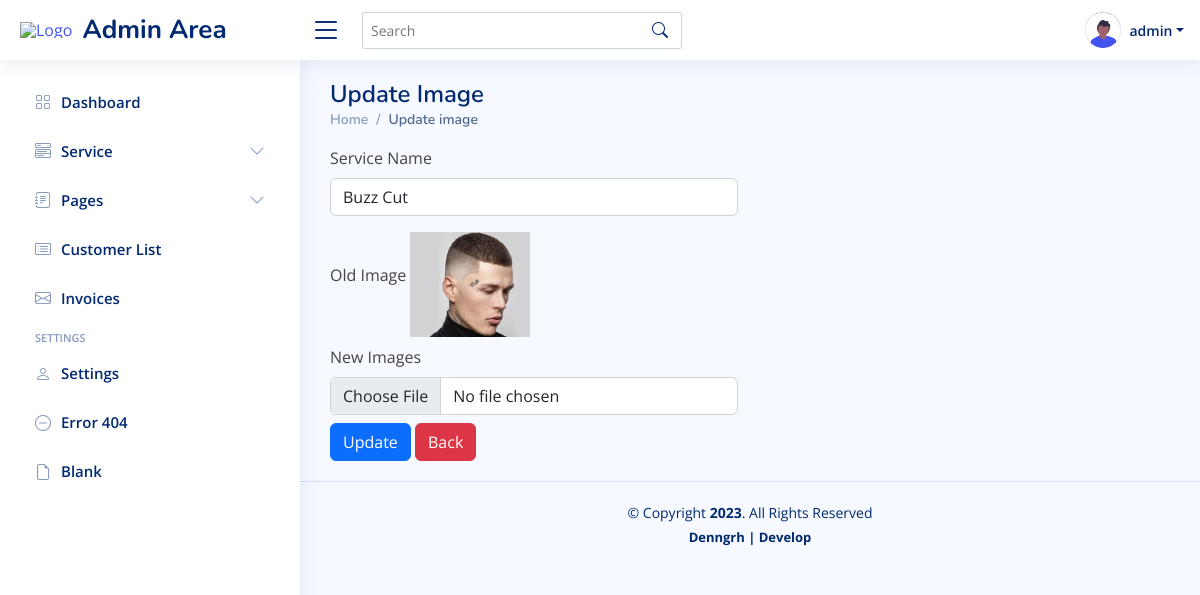
/admin/update-img.php?lid=23 (signed in), run on the app's committed database.
### tables this page shows
CREATE TABLE `tblservices` (
  `ID` int(10) NOT NULL,
  `ServiceName` varchar(200) DEFAULT NULL,
  `ServiceDescription` mediumtext DEFAULT NULL,
  `Cost` int(10) DEFAULT NULL,
  `Image` varchar(200) DEFAULT NULL,
  `CreationDate` timestamp NULL DEFAULT current_timestamp()
);

### admin/update-img.php (the view, shortened to what this page needs)
<?php
include 'inc/koneksi.php';
        if($_SESSION['status']!="login"){
            header("Location: ../login.php?info=Login Terlebih Dahulu!");
        }else{
    ?>
<!DOCTYPE html>
<html lang="en">
<head>
  <link href="assets/vendor/bootstrap/css/bootstrap.min.css" rel="stylesheet">
  <link href="assets/vendor/bootstrap-icons/bootstrap-icons.css" rel="stylesheet">
  <link href="assets/vendor/boxicons/css/boxicons.min.css" rel="stylesheet">
  <link href="assets/css/style.css" rel="stylesheet">
</head>
<body>
<header id="header" class="header fixed-top d-flex align-items-center">
    <div class="d-flex align-items-center justify-content-between">
      <a href="./index.php" class="logo d-flex align-items-center">
        <img src="../assets/img/logo.png" alt="Logo ">&nbsp;
        <span class="d-none d-lg-block">Admin Area</span>
      </a>
      <i class="bi bi-list toggle-sidebar-btn"></i>
    </div>
    <div class="search-bar">
      <form class="search-form d-flex align-items-center" method="POST" action="#">
        <input type="text" name="query" placeholder="Search" title="Enter search keyword">
        <button type="submit" title="Search"><i class="bi bi-search"></i></button>
      </form>
    </div>
    <nav class="header-nav ms-auto">
      <ul class="d-flex align-items-center">
        <li class="nav-item dropdown pe-3">
          <a class="nav-link nav-profile d-flex align-items-center pe-0" href="#" data-bs-toggle="dropdown">
            <img src="assets/img/profile.svg" alt="Profile" class="rounded-circle">
            <span class="d-none d-md-block dropdown-toggle ps-2"><?php echo $_SESSION['username']; ?></span>
          </a>
        </li>
      </ul>
    </nav>
  </header>
  <aside id="sidebar" class="sidebar">
    <ul class="sidebar-nav" id="sidebar-nav">
      <li class="nav-item">
        <a class="nav-link collapsed" href="index.php">
          <i class="bi bi-grid"></i>
          <span>Dashboard</span>
        </a>
      </li>
      <li class="nav-item">
        <a class="nav-link collapsed" data-bs-target="#service-nav" data-bs-toggle="collapse" href="#">
          <i class="bi bi-menu-button-wide"></i><span>Service</span><i class="bi bi-chevron-down ms-auto"></i>
        </a>
      </li>
 <li class="nav-item">
        <a class="nav-link collapsed" data-bs-target="#pages-nav" data-bs-toggle="collapse" href="#">
          <i class="bi bi-journal-text"></i><span>Pages</span><i class="bi bi-chevron-down ms-auto"></i>
        </a>
      </li>
       <li class="nav-item">
        <a class="nav-link collapsed" href="customer-list.php">
          <i class="bi bi-card-list"></i>
          <span>Customer List</span>
        </a>
      </li>
      <li class="nav-item">
        <a class="nav-link collapsed" href="invoices.php">
          <i class="bi bi-envelope"></i>
          <span>Invoices</span>
        </a>
      </li>
      <li class="nav-heading">Settings</li>
      <li class="nav-item">
        <a class="nav-link collapsed" href="setting.php">
          <i class="bi bi-person"></i>
          <span>Settings</span>
        </a>
      </li>
      <li class="nav-item">
        <a class="nav-link collapsed" href="404.php">
          <i class="bi bi-dash-circle"></i>
          <span>Error 404</span>
        </a>
      </li>
      <li class="nav-item">
        <a class="nav-link collapsed" href="pages-blank.php">
          <i class="bi bi-file-earmark"></i>
          <span>Blank</span>
        </a>
      </li>
    </ul>
  </aside>
    <main id="main" class="main">
    <div class="pagetitle">
      <h1>Update Image</h1>
      <nav>
        <ol class="breadcrumb">
          <li class="breadcrumb-item"><a href="index.php">Home</a></li>
          <li class="breadcrumb-item active">Update image</li>
        </ol>
      </nav>
    </div>
    <section class="section">
      <div class="row">
        <div class="col-lg-6">
                    <form method="post" enctype="multipart/form-data">
            <?php
            $cid=$_GET['lid'];
            $ret=mysqli_query($conn,"select * from  tblservices where ID='$cid'");
            while ($row=mysqli_fetch_array($ret)) {
            ?>
              <div class="form-group"> <label for="exampleInputEmail1">Service Name</label> <input type="text" class="form-control mt-2" id="sername" name="sername" placeholder="Service Name" value="<?php  echo $row['ServiceName'];?>" readonly="true"> </div>
              <div class="form-group"> <label for="exampleInputPassword1">Old Image</label>  <img src="assets/img/<?php echo $row['Image']?>" width="120" class="mt-3">
                        </div>
                        <div class="form-group mt-2"> <label for="exampleInputEmail1">New Images</label> <input type="file" class="form-control mt-2" id="image" name="image" value="" required="true"> </div>
                         <?php } ?>
                       <button type="submit" name="submit" class="btn btn-primary mt-2">Update</button>
                       <a href="manage-service.php"  class="btn btn-danger mt-2">Back</a>
                    </form>
                    </div>
      </div>
    </section>
  </main>
      <?php include'inc/footer.php'; ?>
</body>
</html>
<?php } ?>

### admin/assets/css/style.css (style rules this page uses)
:root { scroll-behavior: smooth; }
body { font-family: "Open Sans", sans-serif; background: #f6f9ff; color: #444444; }
a { color: #4154f1; text-decoration: none; }
h1, h2, h3, h4, h5, h6 { font-family: "Nunito", sans-serif; }
#main { margin-top: 60px; padding: 20px 30px; transition: all 0.3s; }
.pagetitle { margin-bottom: 10px; }
.pagetitle h1 { font-size: 24px; margin-bottom: 0; font-weight: 600; color: #012970; }
.breadcrumb { font-size: 14px; font-family: "Nunito", sans-serif; color: #899bbd; font-weight: 600; }
.breadcrumb a { color: #899bbd; transition: 0.3s; }
.breadcrumb .breadcrumb-item::before { color: #899bbd; }
.breadcrumb .active { color: #51678f; font-weight: 600; }
.logo { line-height: 1; }
@media (min-width: 1200px) { .logo { width: 280px; } }
.logo img { max-height: 26px; margin-right: 6px; }
.logo span { font-size: 26px; font-weight: 700; color: #012970; font-family: "Nunito", sans-serif; }
.header { transition: all 0.5s; z-index: 997; height: 60px; box-shadow: 0px 2px 20px rgba(1, 41, 112, 0.1); background-color: #fff; padding-left: 20px; }
.header .toggle-sidebar-btn { font-size: 32px; padding-left: 10px; cursor: pointer; color: #012970; }
.header .search-bar { min-width: 360px; padding: 0 20px; }
.header .search-form { width: 100%; }
.header .search-form input { border: 0; font-size: 14px; color: #012970; border: 1px solid rgba(1, 41, 112, 0.2); padding: 7px 38px 7px 8px; border-radius: 3px; transition: 0.3s; width: 100%; }
.header .search-form button { border: 0; padding: 0; margin-left: -30px; background: none; }
.header .search-form button i { color: #012970; }
.header-nav ul { list-style: none; }
.header-nav>ul { margin: 0; padding: 0; }
.header-nav .nav-profile { color: #012970; }
.header-nav .nav-profile img { max-height: 36px; }
.header-nav .nav-profile span { font-size: 14px; font-weight: 600; }
.sidebar { position: fixed; top: 60px; left: 0; bottom: 0; width: 300px; z-index: 996; transition: all 0.3s; padding: 20px; overflow-y: auto; scrollbar-width: thin; scrollbar-color: #aab7cf transparent; box-shadow: 0px 0px 20px rgba(1, 41, 112, 0.1); background-color: #fff; }
@media (min-width: 1200px) { #main, #footer { margin-left: 300px; } }
.sidebar-nav { padding: 0; margin: 0; list-style: none; }
.sidebar-nav li { padding: 0; margin: 0; list-style: none; }
.sidebar-nav .nav-item { margin-bottom: 5px; }
.sidebar-nav .nav-heading { font-size: 11px; text-transform: uppercase; color: #899bbd; font-weight: 600; margin: 10px 0 5px 15px; }
.sidebar-nav .nav-link { display: flex; align-items: center; font-size: 15px; font-weight: 600; color: #4154f1; transition: 0.3; background: #f6f9ff; padding: 10px 15px; border-radius: 4px; }
.sidebar-nav .nav-link i { font-size: 16px; margin-right: 10px; color: #4154f1; }
.sidebar-nav .nav-link.collapsed { color: #012970; background: #fff; }
.sidebar-nav .nav-link.collapsed i { color: #899bbd; }
.sidebar-nav .nav-link .bi-chevron-down { margin-right: 0; transition: transform 0.2s ease-in-out; }

### data on the page
tblservices: sername "Buzz Cut", Image (picture)

### other printed values
$_SESSION['username'] "admin"
